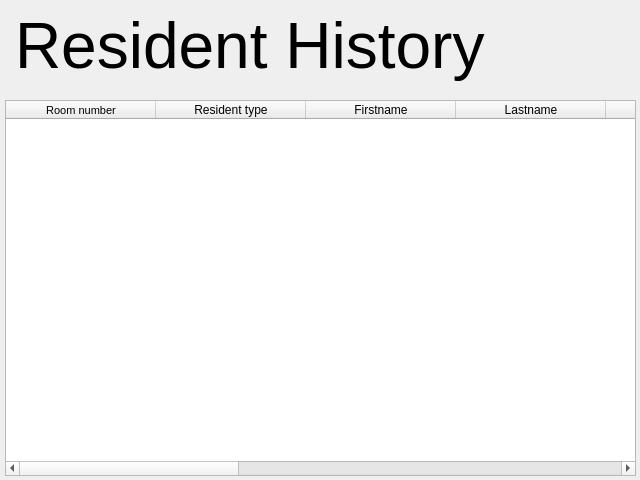
<?xml version="1.0" encoding="UTF-8"?>
<ui version="4.0">
 <class>Form</class>
 <widget class="QWidget" name="Form">
  <property name="geometry">
   <rect>
    <x>0</x>
    <y>0</y>
    <width>640</width>
    <height>480</height>
   </rect>
  </property>
  <property name="windowTitle">
   <string>Form</string>
  </property>
  <widget class="QTableWidget" name="tableWidget">
   <property name="geometry">
    <rect>
     <x>5</x>
     <y>100</y>
     <width>631</width>
     <height>376</height>
    </rect>
   </property>
   <property name="sizePolicy">
    <sizepolicy hsizetype="Minimum" vsizetype="Expanding">
     <horstretch>0</horstretch>
     <verstretch>0</verstretch>
    </sizepolicy>
   </property>
   <attribute name="horizontalHeaderDefaultSectionSize">
    <number>150</number>
   </attribute>
   <attribute name="horizontalHeaderStretchLastSection">
    <bool>true</bool>
   </attribute>
   <column>
    <property name="text">
     <string>Room number</string>
    </property>
    <property name="font">
     <font>
      <family>MS Shell Dlg 2</family>
      <pointsize>8</pointsize>
     </font>
    </property>
   </column>
   <column>
    <property name="text">
     <string>Resident type</string>
    </property>
   </column>
   <column>
    <property name="text">
     <string>Firstname</string>
    </property>
   </column>
   <column>
    <property name="text">
     <string>Lastname</string>
    </property>
   </column>
   <column>
    <property name="text">
     <string>ID</string>
    </property>
   </column>
   <column>
    <property name="text">
     <string>Line</string>
    </property>
    <property name="font">
     <font>
      <family>MS Shell Dlg 2</family>
     </font>
    </property>
   </column>
   <column>
    <property name="text">
     <string>Email</string>
    </property>
   </column>
   <column>
    <property name="text">
     <string>Tel no</string>
    </property>
   </column>
   <column>
    <property name="text">
     <string>Permanent address</string>
    </property>
   </column>
   <column>
    <property name="text">
     <string>Check in date</string>
    </property>
   </column>
   <column>
    <property name="text">
     <string>Check out date</string>
    </property>
   </column>
  </widget>
  <widget class="QLabel" name="Uti_Label">
   <property name="geometry">
    <rect>
     <x>15</x>
     <y>10</y>
     <width>476</width>
     <height>71</height>
    </rect>
   </property>
   <property name="font">
    <font>
     <pointsize>48</pointsize>
    </font>
   </property>
   <property name="text">
    <string>Resident History</string>
   </property>
  </widget>
 </widget>
 <resources/>
 <connections/>
</ui>
